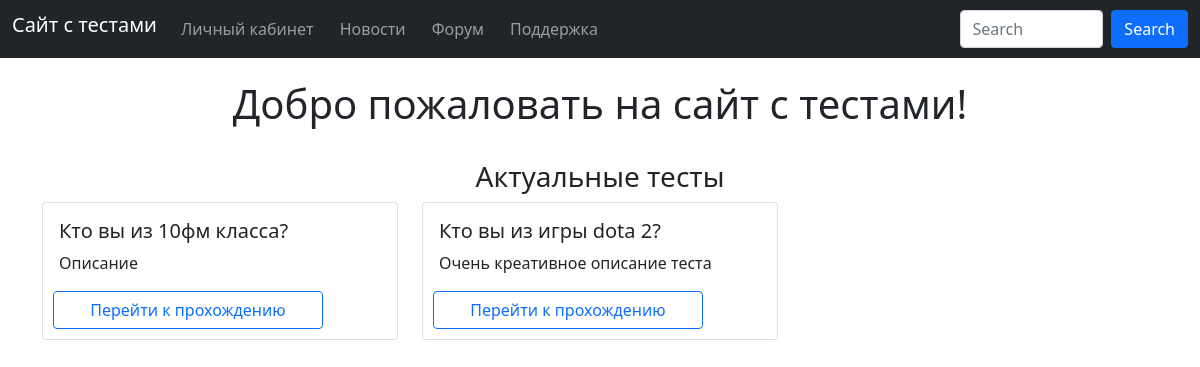
Page /home on the earlier database version.
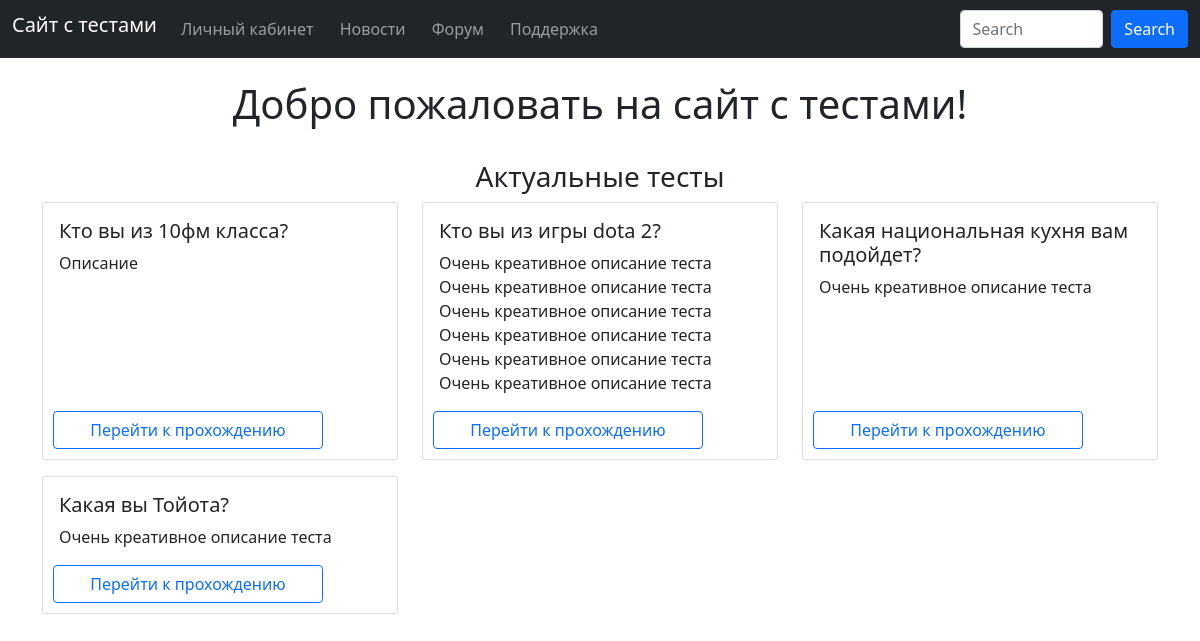
Same page on the later database version.
### data/tests.py (models this page shows, shortened)
class Test(SqlAlchemyBase):
    __tablename__ = 'tests'
    id = sqlalchemy.Column(sqlalchemy.Integer, primary_key=True, autoincrement=True)
    name = sqlalchemy.Column(sqlalchemy.String, nullable=False)
    description = sqlalchemy.Column(sqlalchemy.String, nullable=False)
    data = sqlalchemy.Column(sqlalchemy.JSON, nullable=False)
    results = sqlalchemy.Column(sqlalchemy.String, nullable=False)
    comments = orm.relationship('Comment')

### main.py (the view)
@app.route('/')
@app.route('/home')
def home():
    db_sess = db_session.create_session()
    tests = db_sess.query(Test).all()
    print(tests[-1].id)
    return render_template('main.html', tests=tests)

### data/db_session.py (called while the page is built)
def create_session() -> Session:
    global __factory
    return __factory()

### templates/main.html (shortened to what this page needs)
{% extends 'base.html' %}
{% block content %}
<div class="text-center"> <h1 style="align: right;" >Добро пожаловать на сайт с тестами!</h1></div>
<br>
<h3><center> Актуальные тесты </center> </h3>
<div class="row row-cols-md-3">
{% for test in tests[-9:]%}
<div class="col mb-3">
<div class="card h-100">
  <div class="card-body">
    <h5 class="card-title">{{test.name}}</h5>
    <p class="card-text">{{test.description}}</p>
  </div>
  <a href="test/{{test.id}}" class="btn btn-outline-primary" style="margin-bottom:10px ; width:270px; margin-left:10px;">Перейти к прохождению</a>
</div>
</div>
{% endfor %}
</div>
{% endblock %}

### templates/base.html (shortened to what this page needs)
<!DOCTYPE html>
<html lang = "ru">
	<head>
		<link type="text/css" href="{{ url_for('static', filename='css/styles.css')}}" rel="stylesheet" />
		<link rel="stylesheet"
                    href="https://cdn.jsdelivr.net/npm/bootstrap@5.0.0-beta1/dist/css/bootstrap.min.css"
>
	</head>
	<header id="header">
	<nav class="navbar fixed-top navbar-expand-sm navbar-dark bg-dark">
		<div class="container-fluid">
		<a class="navbar-brand h1" href="/">Сайт с тестами</a>
		<div class="collapse navbar-collapse" id="navbarNav">
  		  <ul class="navbar-nav">
  		    <li class="nav-item active">
  		      <a class="nav-link" href="/account">Личный кабинет</a>
  		    </li>
  		    <li class="nav-item">
  		      <a class="nav-link" href="/news">Новости</a>
  		    </li>
			<li class="nav-item">
				<a class="nav-link" href="/forum">Форум</a>
			</li>
			<li class="nav-item">
  		      <a class="nav-link" href="/support">Поддержка</a>
  		    </li>
  		  </ul>
  		</div>
  		  <form class="d-flex" action="{{ url_for('result') }}">
  		    <input class="form-control me-2 w-200" type="text" placeholder="Search" aria-label="Search" name="search">
  		    <button class="btn btn-primary" type="submit">Search</button>
  		  </form>
		</div>
	</nav>
	<main role="main" class="container-fluid" style="margin-top:80px">
	<body>
	<main role="main" class="container">
		{% block content %}
        {% endblock %}
	</main>
	</body>
</html>

### static/css/styles.css (style rules this page uses)
li { display: inline-block; margin-right: 10px; }

Differences in the rows shown:
changed Test "Кто вы из игры dota 2?": description "Очень креативное описание теста" → "Очень креативное описание теста Очень креативное описание теста Очень креативное описание теста Очень креативное описание теста Очень креативное описание теста Очень креативное описание теста"
added Test: name "Какая национальная кухня вам подойдет?", description "Очень креативное описание теста"
added Test: name "Какая вы Тойота?", description "Очень креативное описание теста"
